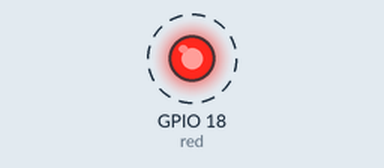
Simulated run of this program. Board: Raspberry Pi (BCM pin numbers). On the bench: output pins drawn as LEDs (lit = HIGH). Dashed ring = blinking.

Above: at 0.5 s.
Timing chart, 0 to 4.6 s (numbered marks = the images above):
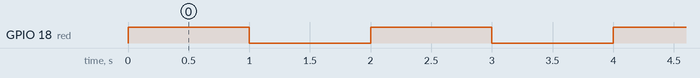

Measured:
- by itself, GPIO 18 (red): alternates HIGH for 1.0 s and LOW for 1.0 s

The program:

led.py
```python
from gpiozero import LED, PWMLED
from gpiozero.pins.pigpio import PiGPIOFactory
from time import sleep
factory = PiGPIOFactory(host='10.0.0.160')

# remote
red = LED(18, pin_factory=factory)
# local
# red = LED(18)
while True:
    red.on()
    sleep(1)
    red.off()
    sleep(1)

# def light_on():
#     red.on()
#
# def light_off():
#     red.off()
#

 # Example for PWM
# led = PWMLED(18, pin_factory=factory)
# for b in range(100):
#     led.value = b / 100
#     sleep(0.1)
# led.value = 0
```
